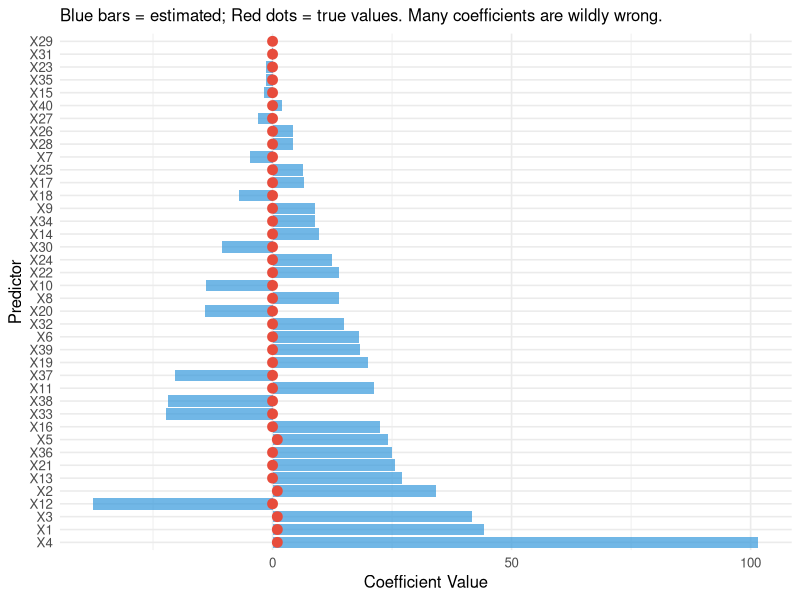
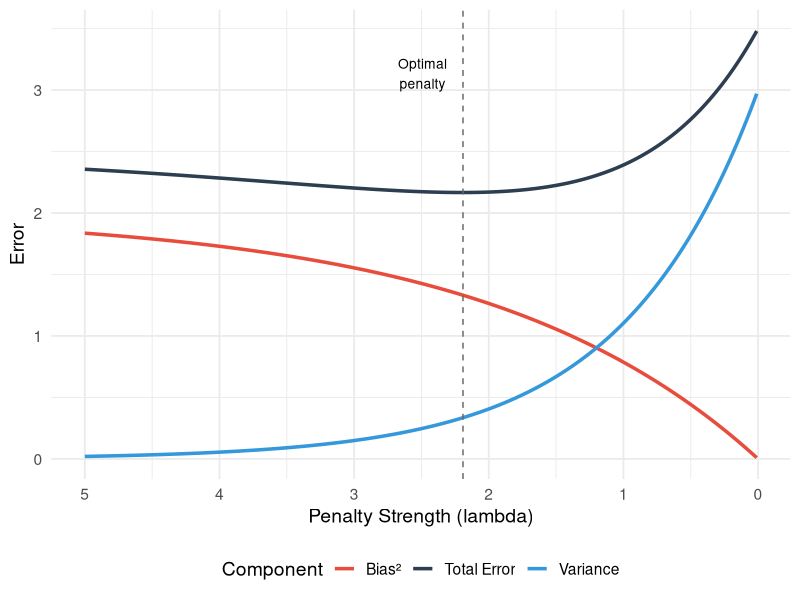
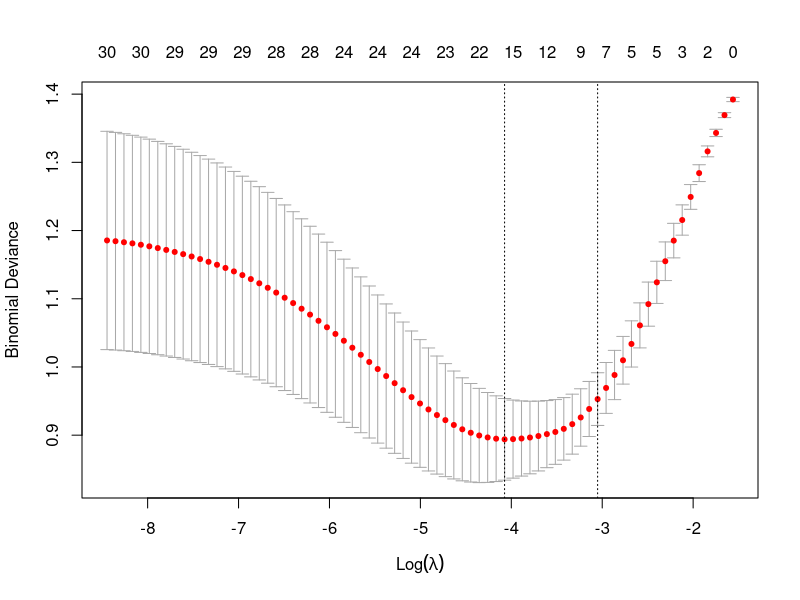
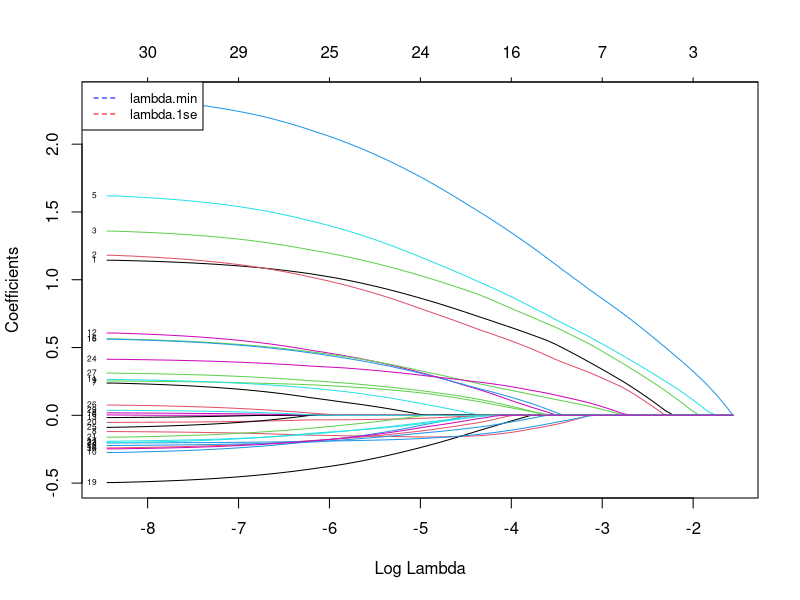
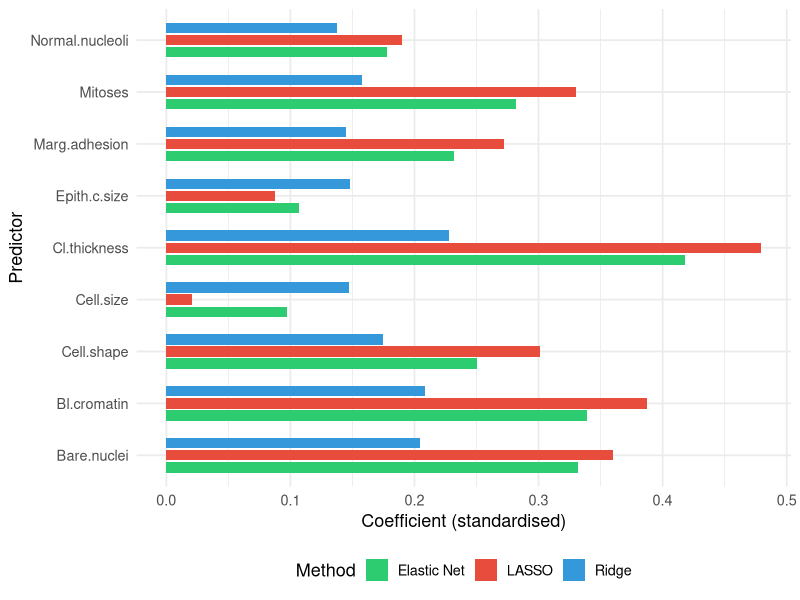
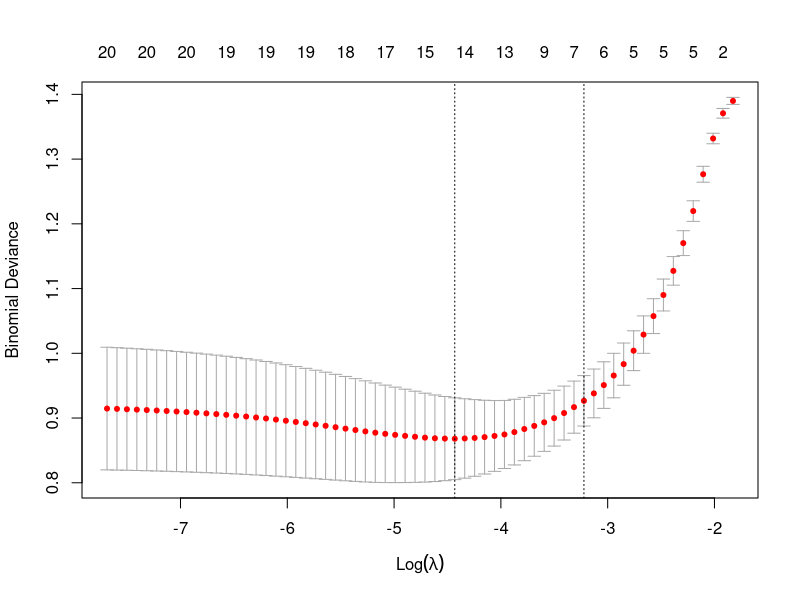

The R script that drew these images, in order:
## ---- chunk 1
#| label: fig-overfitting-demo
#| fig-cap: "Simulated example: standard logistic regression with 40 predictors and 100 observations. Many coefficients are wildly inflated. True coefficients (most are zero) are shown in red."
#| code-fold: true
#| warning: false
#| message: false

library(ggplot2)

set.seed(42)
n <- 100
p <- 40

# True model: only 5 predictors matter
X <- matrix(rnorm(n * p), n, p)
colnames(X) <- paste0("X", 1:p)
true_beta <- c(rep(1, 5), rep(0, p - 5))
logit_p <- X %*% true_beta
y <- rbinom(n, 1, plogis(logit_p))

# Fit standard logistic regression (suppress warnings about non-convergence)
fit_standard <- suppressWarnings(
  glm(y ~ X, family = binomial())
)

coef_df <- data.frame(
  predictor = paste0("X", 1:p),
  estimated = coef(fit_standard)[-1],  # Remove intercept
  true = true_beta
)

ggplot(coef_df, aes(x = reorder(predictor, -abs(estimated)))) +
  geom_col(aes(y = estimated), fill = "#3498db", alpha = 0.7) +
  geom_point(aes(y = true), colour = "#e74c3c", size = 3) +
  coord_flip() +
  labs(x = "Predictor", y = "Coefficient Value",
       subtitle = "Blue bars = estimated; Red dots = true values. Many coefficients are wildly wrong.") +
  theme_minimal(base_size = 12)
## ---- chunk 2
#| label: fig-bias-variance
#| fig-cap: "The bias-variance tradeoff. As model complexity increases (or penalty decreases), bias decreases but variance increases. The sweet spot minimises total error."
#| code-fold: true
#| warning: false

library(ggplot2)

lambda <- seq(0.01, 5, length.out = 200)
bias2 <- 2 * (1 - exp(-0.5 * lambda))
variance <- 3 * exp(-lambda)
total <- bias2 + variance + 0.5

df_bv <- data.frame(
  lambda = rep(lambda, 3),
  error = c(bias2, variance, total),
  component = rep(c("Bias²", "Variance", "Total Error"), each = length(lambda))
)

ggplot(df_bv, aes(x = lambda, y = error, colour = component)) +
  geom_line(linewidth = 1.2) +
  scale_colour_manual(values = c("Bias²" = "#e74c3c", "Variance" = "#3498db",
                                  "Total Error" = "#2c3e50")) +
  geom_vline(xintercept = lambda[which.min(total)], linetype = "dashed", colour = "grey40") +
  annotate("text", x = lambda[which.min(total)] + 0.3, y = max(total) * 0.9,
           label = "Optimal\npenalty", size = 3.5) +
  labs(x = "Penalty Strength (lambda)", y = "Error",
       colour = "Component") +
  scale_x_reverse() +
  theme_minimal(base_size = 14) +
  theme(legend.position = "bottom")
## ---- chunk 3
#| label: fig-cv-lambda
#| fig-cap: "Cross-validation curve for LASSO. The x-axis is -log(lambda) (so the penalty decreases left to right), the y-axis is cross-validated deviance. Vertical lines mark lambda.1se (left) and lambda.min (right)."
#| code-fold: true
#| warning: false
#| message: false

library(glmnet)

set.seed(42)
n <- 200
p <- 30
X <- matrix(rnorm(n * p), n, p)
true_beta <- c(rep(1.5, 5), rep(0, 25))
y <- rbinom(n, 1, plogis(X %*% true_beta))

cv_fit <- cv.glmnet(X, y, family = "binomial", alpha = 1, nfolds = 10)
plot(cv_fit)
## ---- chunk 4
#| label: fig-regularisation-path
#| fig-cap: "LASSO regularisation path. Each line is one coefficient. As lambda decreases (left to right), more coefficients become non-zero. The five truly non-zero coefficients (shown as they enter the model) are recovered first."
#| code-fold: true
#| warning: false
#| message: false

library(glmnet)

fit_lasso <- glmnet(X, y, family = "binomial", alpha = 1)
# glmnet 5.0 draws this plot on a -log(lambda) axis, so the reference
# lines are placed at -log(lambda.min) and -log(lambda.1se) to match.
plot(fit_lasso, xvar = "lambda", label = TRUE)
abline(v = -log(cv_fit$lambda.min), lty = 2, col = "blue")
abline(v = -log(cv_fit$lambda.1se), lty = 2, col = "red")
legend("topleft", legend = c("lambda.min", "lambda.1se"),
       col = c("blue", "red"), lty = 2, cex = 0.8)
## ---- chunk 5
#| label: breast-cancer-r
#| warning: false
#| message: false

library(glmnet)
library(ggplot2)

# Load the dataset (9 cytological attributes, Original Wisconsin data)
# install.packages("mlbench")
data(BreastCancer, package = "mlbench")

# Prepare the data
bc <- BreastCancer[complete.cases(BreastCancer), ]
bc$diagnosis <- ifelse(bc$Class == "malignant", 1, 0)

# Extract numeric predictors (the 9 cytological attributes, columns 2-10)
X <- as.matrix(apply(bc[, 2:10], 2, as.numeric))
y <- bc$diagnosis

# Fit LASSO with cross-validation
set.seed(42)
cv_lasso <- cv.glmnet(X, y, family = "binomial", alpha = 1, nfolds = 10)

cat("Lambda.min:", round(cv_lasso$lambda.min, 4), "\n")
cat("Lambda.1se:", round(cv_lasso$lambda.1se, 4), "\n\n")

# Coefficients at lambda.1se (sparser model)
coef_1se <- coef(cv_lasso, s = "lambda.1se")
cat("Coefficients at lambda.1se:\n")
print(round(coef_1se[coef_1se[, 1] != 0, , drop = FALSE], 4))

# Coefficients at lambda.min (best predictive model)
coef_min <- coef(cv_lasso, s = "lambda.min")
cat("\nCoefficients at lambda.min:\n")
print(round(coef_min[coef_min[, 1] != 0, , drop = FALSE], 4))

# Compare LASSO, Ridge, and Elastic Net
set.seed(42)
cv_ridge <- cv.glmnet(X, y, family = "binomial", alpha = 0, nfolds = 10)
cv_enet <- cv.glmnet(X, y, family = "binomial", alpha = 0.5, nfolds = 10)

cat("\n--- Cross-Validated Deviance (at lambda.min) ---\n")
cat("Ridge:      ", round(min(cv_ridge$cvm), 4), "\n")
cat("Elastic Net:", round(min(cv_enet$cvm), 4), "\n")
cat("LASSO:      ", round(min(cv_lasso$cvm), 4), "\n")
## ---- chunk 6
#| label: fig-compare-methods
#| fig-cap: "Coefficient estimates from Ridge, Elastic Net, and LASSO for the breast cancer dataset (R). Ridge retains all predictors; LASSO sets some to zero; Elastic Net is intermediate."
#| code-fold: true
#| warning: false
#| message: false

# Extract coefficients at lambda.min for each method
coef_ridge <- as.vector(coef(cv_ridge, s = "lambda.min"))[-1]
coef_enet <- as.vector(coef(cv_enet, s = "lambda.min"))[-1]
coef_lasso <- as.vector(coef(cv_lasso, s = "lambda.min"))[-1]

pred_names <- colnames(X)

comp_df <- data.frame(
  predictor = rep(pred_names, 3),
  coefficient = c(coef_ridge, coef_enet, coef_lasso),
  method = rep(c("Ridge", "Elastic Net", "LASSO"), each = length(pred_names))
)

ggplot(comp_df, aes(x = predictor, y = coefficient, fill = method)) +
  geom_col(position = position_dodge(width = 0.7), width = 0.6) +
  scale_fill_manual(values = c("Ridge" = "#3498db", "Elastic Net" = "#2ecc71",
                                "LASSO" = "#e74c3c")) +
  coord_flip() +
  labs(x = "Predictor", y = "Coefficient (standardised)",
       fill = "Method") +
  theme_minimal(base_size = 13) +
  theme(legend.position = "bottom")
## ---- chunk 7
#| label: r-glmnet-walkthrough
#| warning: false
#| message: false

library(glmnet)

# --- Step 0: Simulated example data (replace with your own) ---
set.seed(42)
n <- 300; p <- 20
X_all <- matrix(rnorm(n * p), n, p)
colnames(X_all) <- paste0("x", 1:p)
true_beta <- c(rep(1.2, 5), rep(0, p - 5))   # only first 5 predictors matter
y_all <- rbinom(n, 1, plogis(X_all %*% true_beta))

# Train/test split (75% / 25%)
train <- sample(seq_len(n), size = 0.75 * n)
X <- X_all[train, ];  y <- y_all[train]
X_test <- X_all[-train, ];  y_test <- y_all[-train]

# --- Step 1: Fit LASSO with cross-validation ---
# alpha = 1 for LASSO, 0 for Ridge, 0-1 for Elastic Net
# family = "gaussian" (linear), "binomial" (logistic), "cox" (survival)
cv_fit <- cv.glmnet(X, y, family = "binomial", alpha = 1, nfolds = 10)

# --- Step 2: Examine the CV curve (deviance vs log lambda) ---
plot(cv_fit)

# --- Step 3: Extract coefficients at the two recommended lambdas ---
cat("Non-zero coefficients at lambda.1se (parsimonious model):\n")
coef_1se <- coef(cv_fit, s = "lambda.1se")
print(round(coef_1se[coef_1se[, 1] != 0, , drop = FALSE], 3))

# --- Step 4: Predict on the held-out test set ---
predictions <- predict(cv_fit, newx = X_test, s = "lambda.min",
                        type = "response")   # predicted probabilities
cat("\nFirst few test-set predicted probabilities:\n")
print(round(head(as.vector(predictions)), 3))

# --- Step 5: Search over alpha for the best Elastic Net mix ---
alphas <- c(0, 0.25, 0.5, 0.75, 1)
min_errors <- sapply(alphas, function(a) {
  min(cv.glmnet(X, y, family = "binomial", alpha = a, nfolds = 10)$cvm)
})
best_alpha <- alphas[which.min(min_errors)]
cat("\nBest alpha (0 = Ridge, 1 = LASSO):", best_alpha, "\n")
